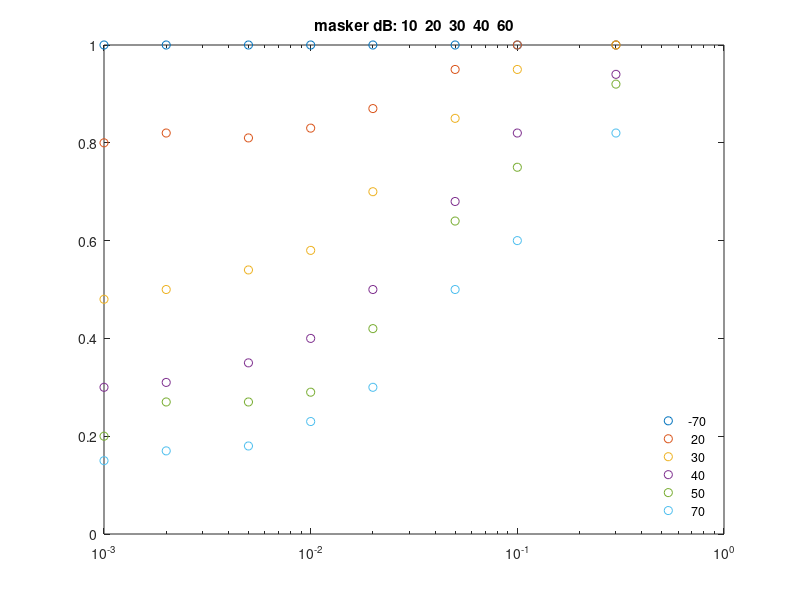

MATLAB code to generate this figure: (Note: this script raises an error after producing the figure.)
function testForwardMasking(channelBF,paramsName, AN_spikesOrProbability,...
    paramChanges)
% testForwardMasking compares model forward masking against some animal data.
%   The demonstration is based on Harris and Dallos (1979).
%
% Input arguments:
%   channelBF: single channel model best frequency
%   AN_spikesOrProbability: specify 'spikes' or 'probability',
%       spikes is more realistic but takes longer
%       refractory effect is included only for spikes
%   paramsName: parameter file name containing model parameters.
%    (default='Normal')
%  paramChanges: cell array contining list of changes to parameters. These
%   are implemented after reading the parameter file (default='')
%
% The experiment consists of a masker tone followed by a probe tone.
%  The masker is varied in level and the gap between them is also varied.
%  Figure 8 shows the HSR AN response to the stimulus
%  Figure 7 calculates the rate response to the probe tone normalised to
%  the response to the probe alone (no makser).
%
% Examples:
% testForwardMasking(1000,'Normal','probability', {});
% testForwardMasking(1000,'Normal','spikes', {});

if nargin==0
    channelBF=1000;
    paramsName=('Normal');
    AN_spikesOrProbability='spikes';
    paramChanges=[];
else
    if nargin<3
        paramChanges=[];
    end
end

% masker and probe levels are relative to this threshold
thresholdAtCF=10; % dB SPL
maskerLevels=[-80   10 20 30 40 60 ] + thresholdAtCF;

showPSTHs=1;    %Figure 8 (PSTHs) is enabled

sampleRate=50000;
dt=1/sampleRate;

% Probe and masker are at same frequency as channelBF
maskerFrequency=channelBF;
maskerDuration=.1;

targetFrequency=maskerFrequency;
probeLeveldB=20+thresholdAtCF;	% H&D use 20 dB SL/ TMC uses 10 dB SL
probeDuration=0.015;            % HD use 15 ms probe (fig 3).

% stimulus is <initialSilenceDuration> <ramped masker> <gap> <ramped tone>
%   <finalsilence>;
rampDuration=.001;  % HD use 1 ms linear ramp
initialSilenceDuration=0.02;
finalSilenceDuration=0.05;      % useful for showing recovery

global IHCpreSynapseParams  AN_IHCsynapseParams
global  ANprobRateOutput  ANoutput ANtauCas  dtSpikes
dbstop if error
restorePath=path;
addpath (['..' filesep 'MAP'], ['..' filesep 'utilities'], ...
    ['..' filesep 'parameterStore'],  ['..' filesep 'wavFileStore'],...
    ['..' filesep 'testPrograms'])
figure(7), clf
% fixed location for 'testPhysiology'
set(gcf,'position',[613    36   360   247])
set(gcf,'name', ['forward masking: thresholdAtCF=' num2str(thresholdAtCF)])

if showPSTHs
    figure(8), clf
    set(gcf,'name', 'Harris and Dallos simulation')
    set(gcf,'position',[980    36   380   249])
end

% Plot Harris and Dallos data for comparison
figure(7)
gapDurations=[0.001	0.002	0.005	0.01	0.02	0.05	0.1	0.3];
HDmaskerLevels=[+10	+20	+30	+40	+60];
HDresponse=[
    1 1 1 1 1 1 1 1;
    0.8  	0.82	0.81	0.83	0.87	0.95	1	    1;
    0.48	0.5	    0.54	0.58	0.7	    0.85	0.95	1;
    0.3	    0.31	0.35	0.4	    0.5	    0.68	0.82	0.94;
    0.2 	0.27	0.27	0.29	0.42	0.64	0.75	0.92;
    0.15	0.17	0.18	0.23	0.3	     0.5	0.6	    0.82];
semilogx(gapDurations,HDresponse,'o'), hold on
legend(strvcat(num2str(maskerLevels')),'location','southeast')
legend('boxoff')
title([ 'masker dB: ' num2str(HDmaskerLevels)])

%% Run the trials
maxProbeResponse=0;
levelNo=0;
resultsMatrix=zeros(length(maskerLevels), length(gapDurations));
summaryFiringRates=[];

% initial silence
time=dt: dt: initialSilenceDuration;
initialSilence=zeros(1,length(time));

% probe
time=dt: dt: probeDuration;
amp=28e-6*10^(probeLeveldB/20);
probe=amp*sin(2*pi.*targetFrequency*time);
% ramps
% catch rampTime error
if rampDuration>0.5*probeDuration, rampDuration=probeDuration/2; end
rampTime=dt:dt:rampDuration;
% raised cosine ramp
ramp=[0.5*(1+cos(2*pi*rampTime/(2*rampDuration)+pi)) ...
    ones(1,length(time)-length(rampTime))];
%  onset ramp
probe=probe.*ramp;
%  offset ramp makes complete ramp for probe
ramp=fliplr(ramp);
% apply ramp mask to probe. Probe does not change below
probe=probe.*ramp;

% final silence
time=dt: dt: finalSilenceDuration;
finalSilence=zeros(1,length(time));

PSTHplotCount=0;
longestSignalDuration=initialSilenceDuration + maskerDuration +...
    max(gapDurations) + probeDuration + finalSilenceDuration ;
for maskerLeveldB=maskerLevels
    levelNo=levelNo+1;
    allDurations=[];
    allFiringRates=[];

    %masker
    time=dt: dt: maskerDuration;
    masker=sin(2*pi.*maskerFrequency*time);
    % masker ramps
    if rampDuration>0.5*maskerDuration
        % catch ramp duration error
        rampDuration=maskerDuration/2;
    end
    % NB masker ramp (not probe ramp)
    rampTime=dt:dt:rampDuration;
    % raised cosine ramp
    ramp=[0.5*(1+cos(2*pi*rampTime/(2*rampDuration)+pi))...
        ones(1,length(time)-length(rampTime))];
    %  onset ramp
    masker=masker.*ramp;
    %  offset ramp
    ramp=fliplr(ramp);
    % apply ramp
    masker=masker.*ramp;
    amp=28e-6*10^(maskerLeveldB/20);
    maskerPa=amp*masker;

    for gapDuration=gapDurations
        time=dt: dt: gapDuration;
        gap=zeros(1,length(time));

        inputSignal=...
            [initialSilence maskerPa gap probe finalSilence];
        %         time=dt:dt:length(inputSignal)*dt;
        %         figure(99), plot(time,inputSignal)

        % **********************************  run MAP model
        nChanges=length(paramChanges);
        paramChanges{nChanges+1}='AN_IHCsynapseParams.numFibers=	500;';
        MAP1_14(inputSignal, 1/dt, targetFrequency, ...
            paramsName, AN_spikesOrProbability, paramChanges);

        if strcmp(AN_spikesOrProbability,'probability')
            [nFibers c]=size(ANprobRateOutput);
            ANresponse=ANprobRateOutput(end,:); % HSR fibers
            dtSpikes=dt; % no adjustment for spikes speedup
        else% % spikes
            [nFibers c]=size(ANoutput);
            if length(IHCpreSynapseParams.tauCa)==2
                % ignore LSR fibers
                nLSRfibers=nFibers/length(ANtauCas);
                nHSRfibers=nLSRfibers;
                ANresponse=ANoutput(end-nLSRfibers:end,:);
            else
                ANresponse=ANoutput;
            end
            % convert to firing rate
            ANresponse=sum(ANresponse)/nHSRfibers/dtSpikes;
        end

        % analyse results
        probeStart=initialSilenceDuration+maskerDuration+gapDuration;
        PSTHbinWidth=dtSpikes;
        responseDelay=0.005;
        probeTimes=probeStart+responseDelay:...
            PSTHbinWidth:probeStart+probeDuration+responseDelay;
        probeIDX=round(probeTimes/PSTHbinWidth);
        probePSTH=ANresponse(probeIDX);
        firingRate=mean(probePSTH);
        % NB this only works if you start with the lowest level masker
        maxProbeResponse=max([maxProbeResponse firingRate]);
        allDurations=[allDurations gapDuration];
        allFiringRates=[allFiringRates firingRate];

        %% show PSTHs
        if showPSTHs
            nLevels=length(maskerLevels);
            nDurations=length(gapDurations);
            figure(8)
            PSTHbinWidth=1e-3;
            PSTH=UTIL_PSTHmaker(ANresponse, dtSpikes, PSTHbinWidth);
            PSTH=PSTH*dtSpikes/PSTHbinWidth;
            PSTHplotCount=PSTHplotCount+1;
            subplot(nLevels,nDurations,PSTHplotCount)
            PSTHtime=PSTHbinWidth:PSTHbinWidth:...
                PSTHbinWidth*length(PSTH);
            if strcmp(AN_spikesOrProbability, 'spikes')
%                 bar(PSTHtime, PSTH/PSTHbinWidth/nFibers)
                bar(PSTHtime, PSTH)
                                ylim([0 500])
            else
                bar(PSTHtime, PSTH)
                ylim([0 500])
            end
            xlim([0 longestSignalDuration])
            grid on

            if PSTHplotCount< (nLevels-1) * nDurations+1
                set(gca,'xticklabel',[])
            end

            if ~isequal(mod(PSTHplotCount,nDurations),1)
                set(gca,'yticklabel',[])
            else
                ylabel([num2str(maskerLevels...
                    (round(PSTHplotCount/nDurations) +1))])
            end

            if PSTHplotCount<=nDurations
                title([num2str(1000*gapDurations(PSTHplotCount)) 'ms'])
            end

            %         figure(99),            bar(PSTHtime, PSTH)

        end % showPSTHs

    end     % gapDurations duration
    summaryFiringRates=[summaryFiringRates allFiringRates'];

    figure(7), hold on
    semilogx(allDurations, allFiringRates/maxProbeResponse)
    ylim([0 1]), hold on
    ylim([0 inf]), xlim([min(gapDurations) max(gapDurations)])
    xlim([0.001 1])
    pause(0.1) % to allow for CTRL/C interrupts
    resultsMatrix(levelNo,:)=allFiringRates;
end          % maskerLevel


disp('delay/ rates')
disp(num2str(round( [1000*allDurations' summaryFiringRates])))

% replot with best adjustment
% figure(34), clf% use for separate plot
figure(7), clf
peakProbe=max(max(resultsMatrix));
resultsMatrix=resultsMatrix/peakProbe;
semilogx(gapDurations,HDresponse,'o'), hold on
title(['FrMsk: probe ' num2str(probeLeveldB)...
    'dB SL: peakProbe=' num2str(peakProbe,'%5.0f') ' sp/s'])
xlabel('gap duration (s)'), ylabel ('probe response')
semilogx(allDurations, resultsMatrix'), ylim([0 1])
ylim([0 inf]),
xlim([0.001 1])
legend(strvcat(num2str(maskerLevels'-thresholdAtCF)), -1)

% ------------------------------------------------- display parameters
disp(['parameter file was: ' paramsName])
fprintf('\n')
% UTIL_showStruct(inputStimulusParams, 'inputStimulusParams')
% UTIL_showStruct(outerMiddleEarParams, 'outerMiddleEarParams')
% UTIL_showStruct(DRNLParams, 'DRNLParams')
% UTIL_showStruct(IHC_VResp_VivoParams, 'IHC_VResp_VivoParams')
UTIL_showStruct(IHCpreSynapseParams, 'IHCpreSynapseParams')
UTIL_showStruct(AN_IHCsynapseParams, 'AN_IHCsynapseParams')


path(restorePath);
